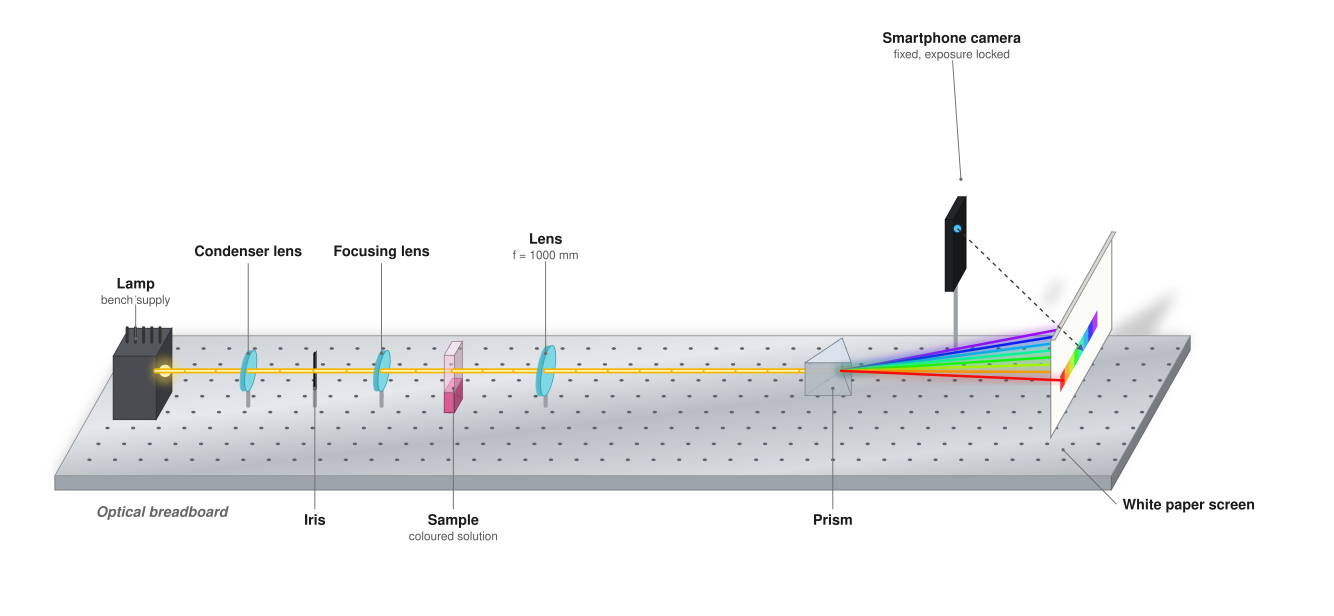
#> input picture figs/schematic_3d.png, 4000 x 1847 px (shown at 1/3 size)
$ python graphical_abstract.py
#> lines starting #> are read from the running program, lines starting #| are printed output that depends on the picture
"""Graphical abstract: 3D schematic -> phone photographs -> linearity with and without gamma correction."""
import os as _os; ROOT = _os.path.dirname(_os.path.dirname(_os.path.abspath(__file__))) + '/'   # repository root
import json
import numpy as np
from PIL import Image, ImageOps
import matplotlib; matplotlib.use('Agg'); import matplotlib.pyplot as plt
from matplotlib.patches import FancyArrowPatch

R = json.load(open(ROOT + 'analysis/results.json'))
#> (reads analysis/results.json from the repository)
PH = ROOT + 'photos/raw/ern_photos/'
OUT = ROOT + 'figs/Graphical_abstract'
C_ENC, C_LIN, C_UV = '#8a8a8a', '#c2410c', 'black'
CROP = (600, 3230, 2050, 3700)

sch = Image.open(ROOT + 'figs/schematic_3d.png').convert('RGB'); a = np.asarray(sch)
ys, xs = np.nonzero((a < 245).any(2)); sch = sch.crop((xs.min() - 20, ys.min() - 20, xs.max() + 20, ys.max() + 20))
#> after `sch = sch.crop((xs.min() - 20, ys.min() - 20, xs.max() + 20, ys.max() `:
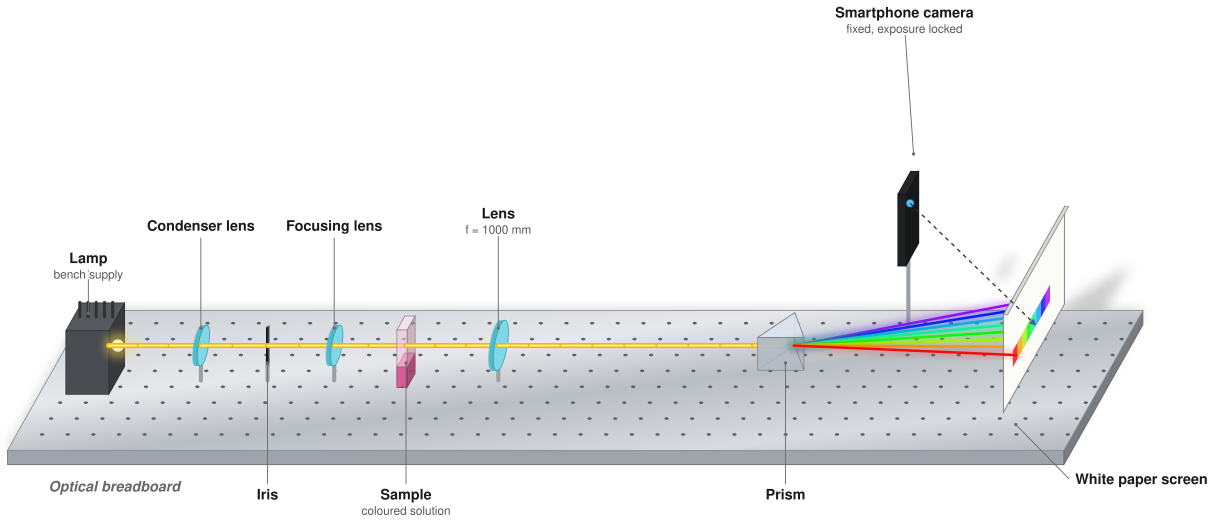
#> sch: PIL image 3640x1565 RGB (shown at 1/3 size); mean R, G, B 235.7, 236.7, 237.1
#> (the run stopped early here; a loop or call above may not have finished)
